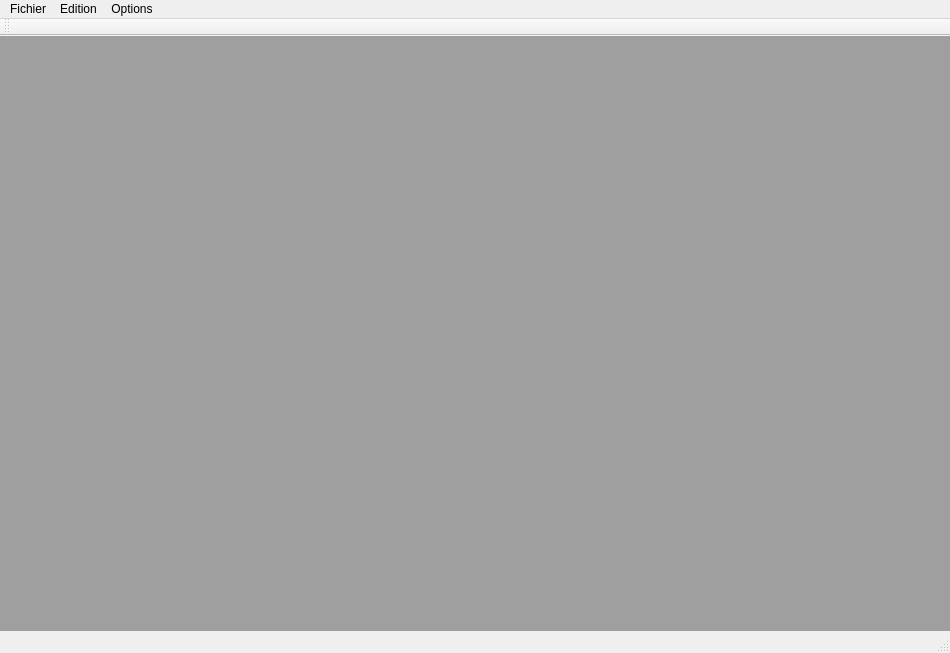
<?xml version="1.0" encoding="UTF-8"?>
<ui version="4.0">
 <class>MainWindow</class>
 <widget class="QMainWindow" name="MainWindow">
  <property name="windowModality">
   <enum>Qt::NonModal</enum>
  </property>
  <property name="geometry">
   <rect>
    <x>0</x>
    <y>0</y>
    <width>950</width>
    <height>646</height>
   </rect>
  </property>
  <property name="windowTitle">
   <string>Hotel Manger 2011 - Reception</string>
  </property>
  <widget class="QWidget" name="centralWidget">
   <layout class="QGridLayout" name="gridLayout">
    <property name="margin">
     <number>0</number>
    </property>
    <item row="0" column="0">
     <widget class="QMdiArea" name="mdiArea">
      <property name="minimumSize">
       <size>
        <width>950</width>
        <height>595</height>
       </size>
      </property>
     </widget>
    </item>
   </layout>
  </widget>
  <widget class="QMenuBar" name="menuBar">
   <property name="geometry">
    <rect>
     <x>0</x>
     <y>0</y>
     <width>950</width>
     <height>21</height>
    </rect>
   </property>
   <widget class="QMenu" name="menuFichier">
    <property name="title">
     <string>Fichier</string>
    </property>
    <addaction name="actionSeConnecter"/>
    <addaction name="actionSeDeconnecter"/>
    <addaction name="separator"/>
    <addaction name="actionQuitter"/>
   </widget>
   <widget class="QMenu" name="menuEdition">
    <property name="title">
     <string>Edition</string>
    </property>
    <addaction name="actionRechercherUnClient"/>
    <addaction name="actionRechercherUneOccupation"/>
    <addaction name="actionRechercherUneReservation"/>
   </widget>
   <widget class="QMenu" name="menuOptions">
    <property name="title">
     <string>Options</string>
    </property>
    <addaction name="actionActiver_son_de_compagnon"/>
   </widget>
   <addaction name="menuFichier"/>
   <addaction name="menuEdition"/>
   <addaction name="menuOptions"/>
  </widget>
  <widget class="QToolBar" name="mainToolBar">
   <attribute name="toolBarArea">
    <enum>TopToolBarArea</enum>
   </attribute>
   <attribute name="toolBarBreak">
    <bool>false</bool>
   </attribute>
  </widget>
  <widget class="QStatusBar" name="statusBar"/>
  <action name="actionSeConnecter">
   <property name="text">
    <string>Se connecter...</string>
   </property>
   <property name="toolTip">
    <string>Se connecter à un compte récepteur</string>
   </property>
  </action>
  <action name="actionSeDeconnecter">
   <property name="text">
    <string>Se déconnecter</string>
   </property>
   <property name="toolTip">
    <string>Se déconnecter du compte en cours</string>
   </property>
  </action>
  <action name="actionQuitter">
   <property name="text">
    <string>Quitter</string>
   </property>
  </action>
  <action name="actionTaches_du_service_en_cours">
   <property name="text">
    <string>Tâches du service en cours</string>
   </property>
   <property name="toolTip">
    <string>Tâches minimales à effectuer durant le service</string>
   </property>
  </action>
  <action name="actionRechercherUnClient">
   <property name="text">
    <string>Rechercher un client</string>
   </property>
   <property name="toolTip">
    <string>Rechercher un client</string>
   </property>
  </action>
  <action name="actionRechercherUneReservation">
   <property name="text">
    <string>Rechercher une réservation</string>
   </property>
   <property name="toolTip">
    <string>Rechercher une réservation</string>
   </property>
  </action>
  <action name="actionRechercherUneOccupation">
   <property name="text">
    <string>Rechercher une occupation</string>
   </property>
   <property name="toolTip">
    <string>Rechercher une occupation</string>
   </property>
  </action>
  <action name="actionActiver_son_de_compagnon">
   <property name="checkable">
    <bool>true</bool>
   </property>
   <property name="text">
    <string>Muter le volume (Agent Hotel Manager)</string>
   </property>
  </action>
 </widget>
 <layoutdefault spacing="6" margin="11"/>
 <resources/>
 <connections/>
</ui>
